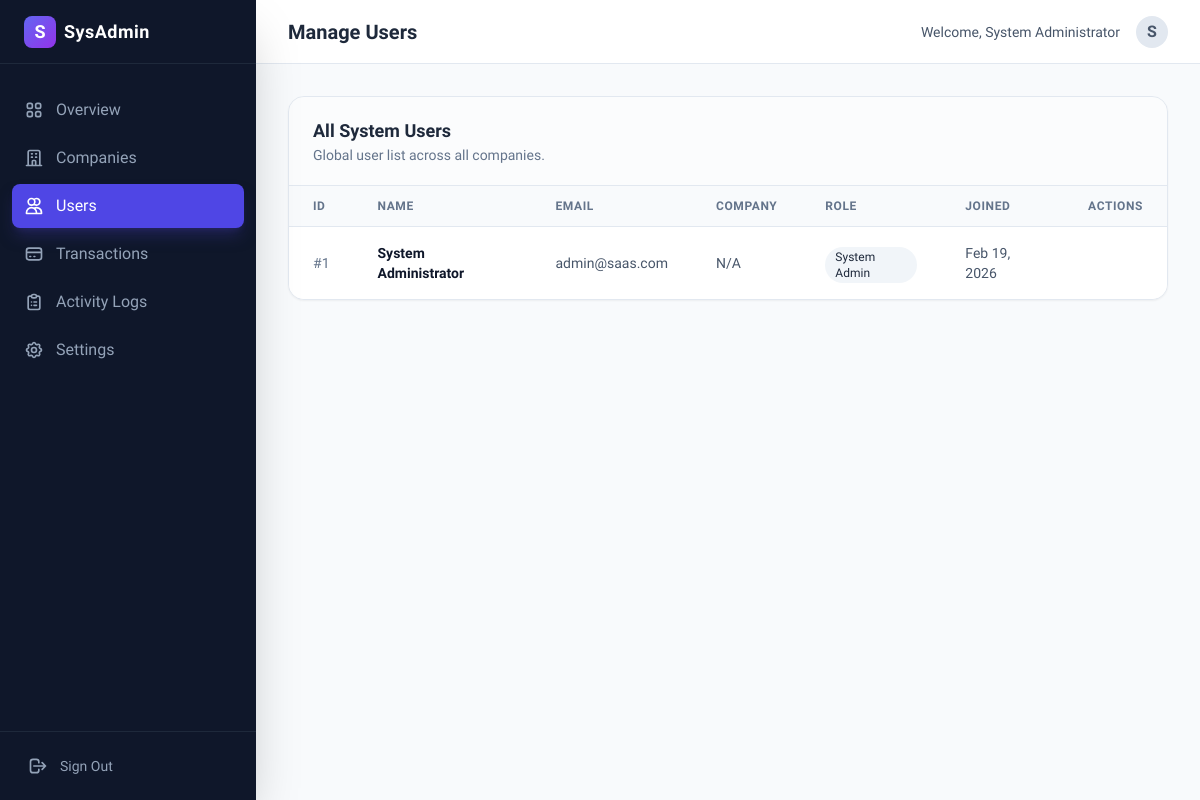
Page /admin/users (signed in) on the committed database.
### tables this page shows
CREATE TABLE IF NOT EXISTS users (
    id INT AUTO_INCREMENT PRIMARY KEY,
    company_id INT,  
    name VARCHAR(255) NOT NULL,
    email VARCHAR(255) NOT NULL UNIQUE,
    password VARCHAR(255) NOT NULL,
    role ENUM('system_admin', 'company_admin', 'evaluator', 'viewer') NOT NULL,
    invite_pending TINYINT(1) NOT NULL DEFAULT 0,
    created_at TIMESTAMP DEFAULT CURRENT_TIMESTAMP,
    updated_at TIMESTAMP DEFAULT CURRENT_TIMESTAMP ON UPDATE CURRENT_TIMESTAMP,
    FOREIGN KEY (company_id) REFERENCES companies(id) ON DELETE CASCADE
);

### src/Controllers/DashboardController.php (called while the page is built, shortened)
<?php
class DashboardController extends Controller
{
    public function users()
    {
        $db = new \App\Config\Database();
        $conn = $db->getConnection();
        $stmt = $conn->query("SELECT u.*, c.name as company_name FROM users u LEFT JOIN companies c ON u.company_id = c.id ORDER BY u.created_at DESC");
        $users = $stmt->fetchAll(\PDO::FETCH_ASSOC);
        $this->view('dashboard/system/users', ['users' => $users]);
    }
}

### src/Views/dashboard/system/users.php (the view, shortened to what this page needs)
<div class="bg-white rounded-2xl shadow-sm border border-slate-200 overflow-hidden">
    <div class="px-6 py-5 border-b border-slate-200 bg-slate-50/50">
        <h3 class="text-lg font-bold text-slate-800">All System Users</h3>
        <p class="text-sm text-slate-500">Global user list across all companies.</p>
    </div>
    <div class="overflow-x-auto">
        <table class="min-w-full divide-y divide-slate-200">
            <thead class="bg-slate-50">
                <tr>
                    <th class="px-6 py-3 text-left text-xs font-semibold text-slate-500 uppercase tracking-wider">ID
                    </th>
                    <th class="px-6 py-3 text-left text-xs font-semibold text-slate-500 uppercase tracking-wider">Name
                    </th>
                    <th class="px-6 py-3 text-left text-xs font-semibold text-slate-500 uppercase tracking-wider">Email
                    </th>
                    <th class="px-6 py-3 text-left text-xs font-semibold text-slate-500 uppercase tracking-wider">
                        Company</th>
                    <th class="px-6 py-3 text-left text-xs font-semibold text-slate-500 uppercase tracking-wider">Role
                    </th>
                    <th class="px-6 py-3 text-left text-xs font-semibold text-slate-500 uppercase tracking-wider">Joined
                    </th>
                    <th class="px-6 py-3 text-right text-xs font-semibold text-slate-500 uppercase tracking-wider">
                        Actions</th>
                </tr>
            </thead>
            <tbody class="divide-y divide-slate-100 bg-white">
                <?php foreach ($users as $user): ?>
                    <tr class="hover:bg-slate-50/80 transition-colors">
                        <td class="px-6 py-4 text-sm text-slate-500">#<?= $user['id'] ?></td>
                        <td class="px-6 py-4 text-sm font-semibold text-slate-900"><?= htmlspecialchars($user['name']) ?>
                        </td>
                        <td class="px-6 py-4 text-sm text-slate-600"><?= htmlspecialchars($user['email']) ?></td>
                        <td class="px-6 py-4 text-sm text-slate-600"><?= htmlspecialchars($user['company_name'] ?? 'N/A') ?>
                        </td>
                        <td class="px-6 py-4">
                            <span
                                class="inline-flex items-center px-2.5 py-0.5 rounded-full text-xs font-medium bg-slate-100 text-slate-800 capitalize">
                                <?= str_replace('_', ' ', $user['role']) ?>
                            </span>
                        </td>
                        <td class="px-6 py-4 text-sm text-slate-600"><?= date('M j, Y', strtotime($user['created_at'])) ?>
                        </td>
                        <td class="px-6 py-4 text-right text-sm font-medium whitespace-nowrap">
                        </td>
                    </tr>
                <?php endforeach; ?>
            </tbody>
        </table>
    </div>
</div>
<?php
require __DIR__ . '/../../dashboard_layout.php';
?>

### src/Views/dashboard_layout.php (style rules this page uses)
body { font-family: 'Plus Jakarta Sans', sans-serif; }

### rows in the picture
users: id "1", name "System Administrator", email "admin@saas.com", company_name "N/A", role "System Admin", created_at "Feb 19, 2026"

### other values in the picture
$title "Manage Users"
$name "System Administrator"
$initial "S"
